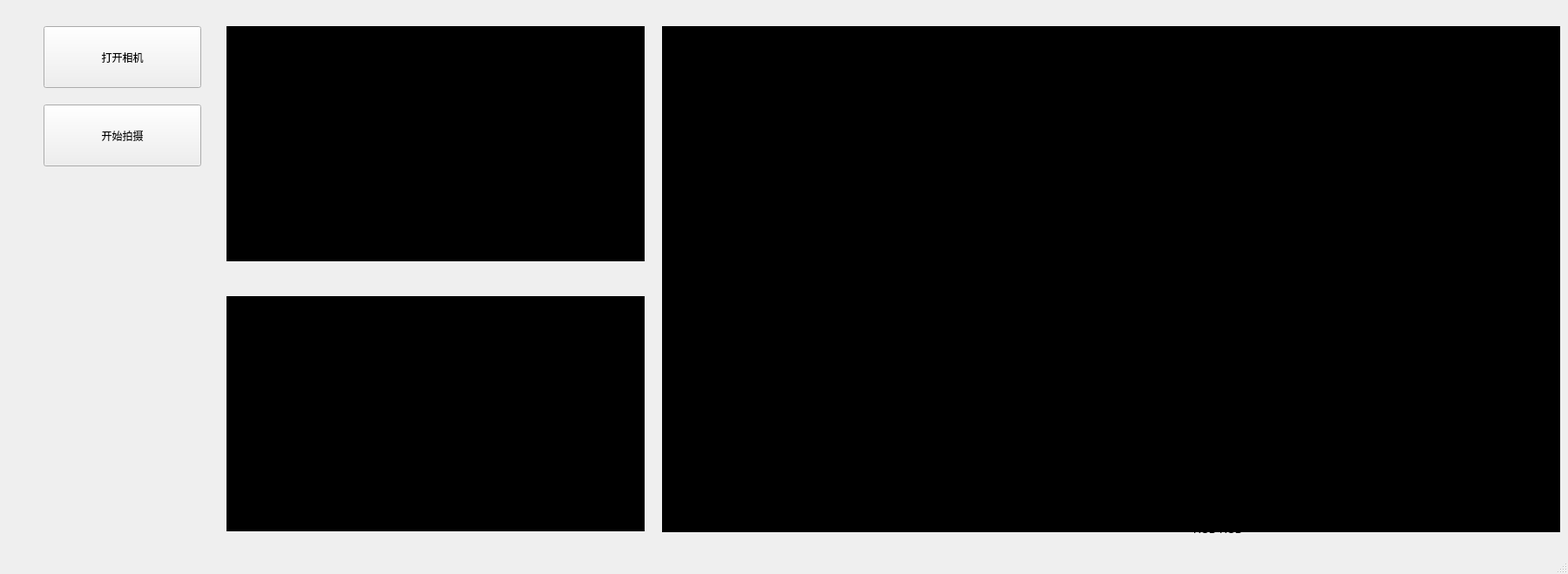
<?xml version="1.0" encoding="UTF-8"?>
<ui version="4.0">
 <class>child</class>
 <widget class="QMainWindow" name="child">
  <property name="geometry">
   <rect>
    <x>0</x>
    <y>0</y>
    <width>1800</width>
    <height>659</height>
   </rect>
  </property>
  <property name="windowTitle">
   <string>MainWindow</string>
  </property>
  <widget class="QWidget" name="centralwidget">
   <widget class="QPushButton" name="pushButton_startcam">
    <property name="geometry">
     <rect>
      <x>50</x>
      <y>30</y>
      <width>181</width>
      <height>71</height>
     </rect>
    </property>
    <property name="text">
     <string>打开相机</string>
    </property>
   </widget>
   <widget class="QPushButton" name="pushButton_frame">
    <property name="geometry">
     <rect>
      <x>50</x>
      <y>120</y>
      <width>181</width>
      <height>71</height>
     </rect>
    </property>
    <property name="text">
     <string>开始拍摄</string>
    </property>
   </widget>
   <widget class="QLabel" name="labelrgb">
    <property name="geometry">
     <rect>
      <x>260</x>
      <y>30</y>
      <width>480</width>
      <height>270</height>
     </rect>
    </property>
    <property name="styleSheet">
     <string notr="true">background-color:rgb(0, 0, 0);</string>
    </property>
    <property name="text">
     <string>TextLabel</string>
    </property>
   </widget>
   <widget class="QLabel" name="labelrgb_2">
    <property name="geometry">
     <rect>
      <x>260</x>
      <y>340</y>
      <width>480</width>
      <height>270</height>
     </rect>
    </property>
    <property name="styleSheet">
     <string notr="true">background-color:rgb(0, 0, 0);</string>
    </property>
    <property name="text">
     <string>TextLabel</string>
    </property>
   </widget>
   <widget class="QLabel" name="labelrgb_3">
    <property name="geometry">
     <rect>
      <x>760</x>
      <y>30</y>
      <width>1031</width>
      <height>581</height>
     </rect>
    </property>
    <property name="styleSheet">
     <string notr="true">background-color:rgb(0, 0, 0);</string>
    </property>
    <property name="text">
     <string>TextLabel</string>
    </property>
   </widget>
   <widget class="QLabel" name="label_4">
    <property name="geometry">
     <rect>
      <x>1370</x>
      <y>600</y>
      <width>72</width>
      <height>15</height>
     </rect>
    </property>
    <property name="text">
     <string>RGB</string>
    </property>
   </widget>
   <widget class="QLabel" name="label_5">
    <property name="geometry">
     <rect>
      <x>1400</x>
      <y>600</y>
      <width>72</width>
      <height>15</height>
     </rect>
    </property>
    <property name="text">
     <string>RGB</string>
    </property>
   </widget>
  </widget>
  <widget class="QStatusBar" name="statusbar"/>
 </widget>
 <resources/>
 <connections/>
</ui>
